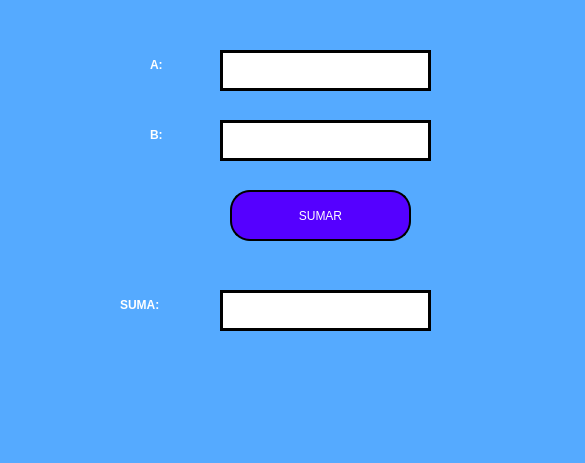
<?xml version="1.0" encoding="UTF-8"?>
<ui version="4.0">
 <class>MainWindow</class>
 <widget class="QMainWindow" name="MainWindow">
  <property name="geometry">
   <rect>
    <x>0</x>
    <y>0</y>
    <width>585</width>
    <height>463</height>
   </rect>
  </property>
  <property name="windowTitle">
   <string>MainWindow</string>
  </property>
  <property name="styleSheet">
   <string notr="true">background-color: rgb(85, 170, 255);</string>
  </property>
  <widget class="QWidget" name="centralwidget">
   <widget class="QLabel" name="label">
    <property name="geometry">
     <rect>
      <x>150</x>
      <y>50</y>
      <width>51</width>
      <height>31</height>
     </rect>
    </property>
    <property name="styleSheet">
     <string notr="true">font: 16pt &quot;MS Shell Dlg 2&quot;;</string>
    </property>
    <property name="text">
     <string>&lt;html&gt;&lt;head/&gt;&lt;body&gt;&lt;p&gt;&lt;span style=&quot; font-weight:600; color:#ffffff;&quot;&gt;A:&lt;/span&gt;&lt;/p&gt;&lt;/body&gt;&lt;/html&gt;</string>
    </property>
   </widget>
   <widget class="QLineEdit" name="txtA">
    <property name="geometry">
     <rect>
      <x>220</x>
      <y>50</y>
      <width>211</width>
      <height>41</height>
     </rect>
    </property>
    <property name="font">
     <font>
      <pointsize>15</pointsize>
      <weight>75</weight>
      <bold>true</bold>
     </font>
    </property>
    <property name="styleSheet">
     <string notr="true">background-color: rgb(255, 255, 255);
border: 3px solid black;

</string>
    </property>
    <property name="text">
     <string/>
    </property>
    <property name="alignment">
     <set>Qt::AlignCenter</set>
    </property>
   </widget>
   <widget class="QLineEdit" name="txtB">
    <property name="geometry">
     <rect>
      <x>220</x>
      <y>120</y>
      <width>211</width>
      <height>41</height>
     </rect>
    </property>
    <property name="font">
     <font>
      <pointsize>15</pointsize>
      <weight>75</weight>
      <bold>true</bold>
     </font>
    </property>
    <property name="styleSheet">
     <string notr="true">background-color: rgb(255, 255, 255);
border: 3px solid black</string>
    </property>
    <property name="alignment">
     <set>Qt::AlignCenter</set>
    </property>
   </widget>
   <widget class="QPushButton" name="botonsumar">
    <property name="geometry">
     <rect>
      <x>230</x>
      <y>190</y>
      <width>181</width>
      <height>51</height>
     </rect>
    </property>
    <property name="styleSheet">
     <string notr="true">background-color: rgb(255, 255, 255);
border: 1.5px solid black;
border-radius: 20px;
color: rgb(255,255,255);
background-color: rgb(85, 0, 255);
font: 16pt &quot;MS Shell Dlg 2&quot;;</string>
    </property>
    <property name="text">
     <string>SUMAR</string>
    </property>
   </widget>
   <widget class="QLineEdit" name="txtSuma">
    <property name="geometry">
     <rect>
      <x>220</x>
      <y>290</y>
      <width>211</width>
      <height>41</height>
     </rect>
    </property>
    <property name="font">
     <font>
      <pointsize>15</pointsize>
      <weight>75</weight>
      <bold>true</bold>
     </font>
    </property>
    <property name="styleSheet">
     <string notr="true">background-color: rgb(255, 255, 255);
border: 3px solid black</string>
    </property>
    <property name="alignment">
     <set>Qt::AlignCenter</set>
    </property>
    <property name="readOnly">
     <bool>true</bool>
    </property>
   </widget>
   <widget class="QLabel" name="label_2">
    <property name="geometry">
     <rect>
      <x>150</x>
      <y>120</y>
      <width>61</width>
      <height>31</height>
     </rect>
    </property>
    <property name="styleSheet">
     <string notr="true">font: 16pt &quot;MS Shell Dlg 2&quot;;</string>
    </property>
    <property name="text">
     <string>&lt;html&gt;&lt;head/&gt;&lt;body&gt;&lt;p&gt;&lt;span style=&quot; font-weight:600; color:#ffffff;&quot;&gt;B:&lt;/span&gt;&lt;/p&gt;&lt;/body&gt;&lt;/html&gt;</string>
    </property>
   </widget>
   <widget class="QLabel" name="label_3">
    <property name="geometry">
     <rect>
      <x>120</x>
      <y>290</y>
      <width>91</width>
      <height>31</height>
     </rect>
    </property>
    <property name="styleSheet">
     <string notr="true">font: 16pt &quot;MS Shell Dlg 2&quot;;</string>
    </property>
    <property name="text">
     <string>&lt;html&gt;&lt;head/&gt;&lt;body&gt;&lt;p&gt;&lt;span style=&quot; font-weight:600; color:#ffffff;&quot;&gt;SUMA:&lt;/span&gt;&lt;/p&gt;&lt;/body&gt;&lt;/html&gt;</string>
    </property>
   </widget>
  </widget>
  <widget class="QStatusBar" name="statusbar"/>
 </widget>
 <resources/>
 <connections/>
</ui>
